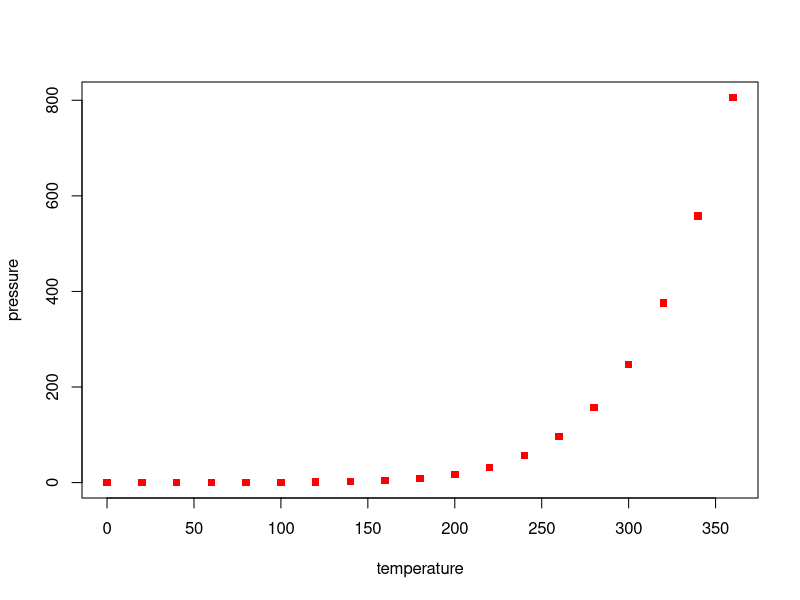

This figure's R source:
## ---- chunk 1
knitr::opts_chunk$set(echo = TRUE)
knitr::opts_knit$set(base.dir ="~/Documents/git_projects/RforBiologists/docs/", base.url = "/")
knitr::opts_chunk$set(fig.path = "images/")
## ---- chunk 2
summary(cars)
## ---- chunk 3
plot(pressure, pch=15, col="red")
